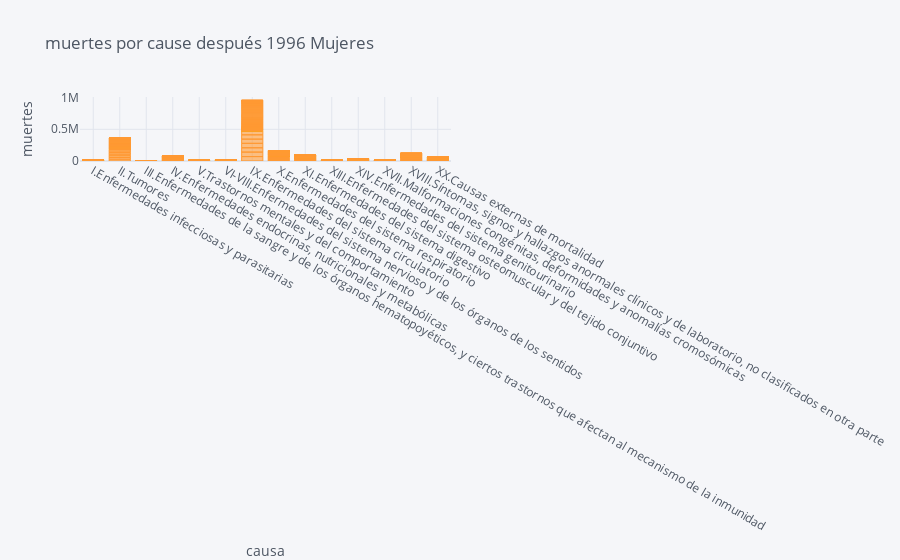

The code cell stored with this chart in its notebook:
### Code cell
death_l20y_Mujeres.iplot(kind='bar',
                  x='cause_name',
               y = 'Total',
                  xTitle='causa',
                  yTitle='muertes',
                  title='muertes por cause después 1996 Mujeres')

### Figure 1 — Plotly figure (JSON) as saved in the notebook; plotly's stock layout.template omitted (floating-point values rounded to 4 significant figures; data arrays with more than 128 entries replaced by an {"elided": "..."} marker saying what was removed)
{"data": [{"marker": {"color": "rgba(255, 153, 51, 0.6)", "line": {"color": "rgba(255, 153, 51, 1.0)", "width": 1}}, "name": "Total", "orientation": "v", "text": "", "type": "bar", "x": {"elided": "2156 str values"}, "y": {"elided": "2156 int values"}}], "layout": {"legend": {"bgcolor": "#F5F6F9", "font": {"color": "#4D5663"}}, "paper_bgcolor": "#F5F6F9", "plot_bgcolor": "#F5F6F9", "title": {"font": {"color": "#4D5663"}, "text": "muertes por cause después 1996 Mujeres"}, "xaxis": {"gridcolor": "#E1E5ED", "showgrid": true, "tickfont": {"color": "#4D5663"}, "title": {"font": {"color": "#4D5663"}, "text": "causa"}, "zerolinecolor": "#E1E5ED"}, "yaxis": {"gridcolor": "#E1E5ED", "showgrid": true, "tickfont": {"color": "#4D5663"}, "title": {"font": {"color": "#4D5663"}, "text": "muertes"}, "zerolinecolor": "#E1E5ED"}}}
